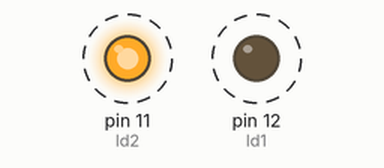
Recording of a sketch running on a simulated Arduino Uno, built with avr-gcc and run on an emulated ATmega328P. On the bench: output pins drawn as LEDs (lit = HIGH). Dashed ring = blinking.

Above: at 0.05 s.
Timing chart, 0 to 3.0 s (numbered marks = the images above):
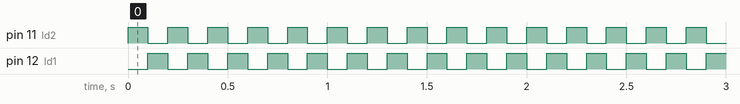

Measured:
- by itself, pin 11 (ld2), pin 12 (ld1): alternates HIGH for 0.10 s and LOW for 0.10 s

The sketch:

Blink.ino
```cpp
int ld1=12;
int ld2=11;
bool estatus=0;
void setup() {
  pinMode(ld1, OUTPUT);
   pinMode(ld2, OUTPUT);
}

void loop() {
 digitalWrite(ld1,estatus);
  digitalWrite(ld2,!estatus);
delay(100);
  estatus=!estatus;
}
```
